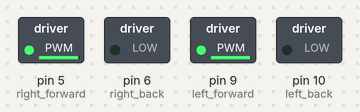
A sketch run on a simulated Arduino Uno, built with avr-gcc and run on an emulated ATmega328P. On the bench: switched loads named in the sketch (green lamp = pin HIGH).

Above: at 0.05 s.
At 4.0 s:
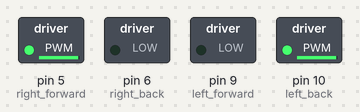
Timing chart, 0 to 4.6 s (numbered marks = the images above):
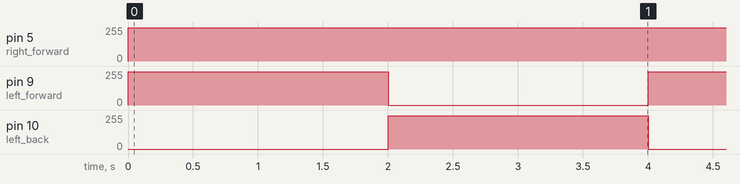

Measured:
- by itself, pin 5 (right_forward): 0/255 → 250/255 at 0.00 s
- by itself, pin 9 (left_forward), pin 10 (left_back): alternates 250/255 for 2.0 s and 0/255 for 2.0 s

The sketch:

test_btn7919_out1_out2.ino
```cpp
/*
 two motors
*/


#define left_forward 9
#define left_back 10

#define right_forward 5
#define right_back 6

int speed_level = 250;

void setup()
{
  pinMode(left_forward, OUTPUT);
  pinMode(left_back, OUTPUT);
  pinMode(right_forward, OUTPUT);
  pinMode(right_back, OUTPUT);
}

void loop()
{
  analogWrite(left_forward, speed_level );
  analogWrite(left_back,  0);
  analogWrite(right_forward, speed_level);
  analogWrite(right_back,0);
  delay(2000);
  analogWrite(left_forward,  0);
  analogWrite(left_back,  speed_level);
  //analogWrite(right_forward, 0);
  //analogWrite(right_back,speed_level);
  delay(2000);

}
```
